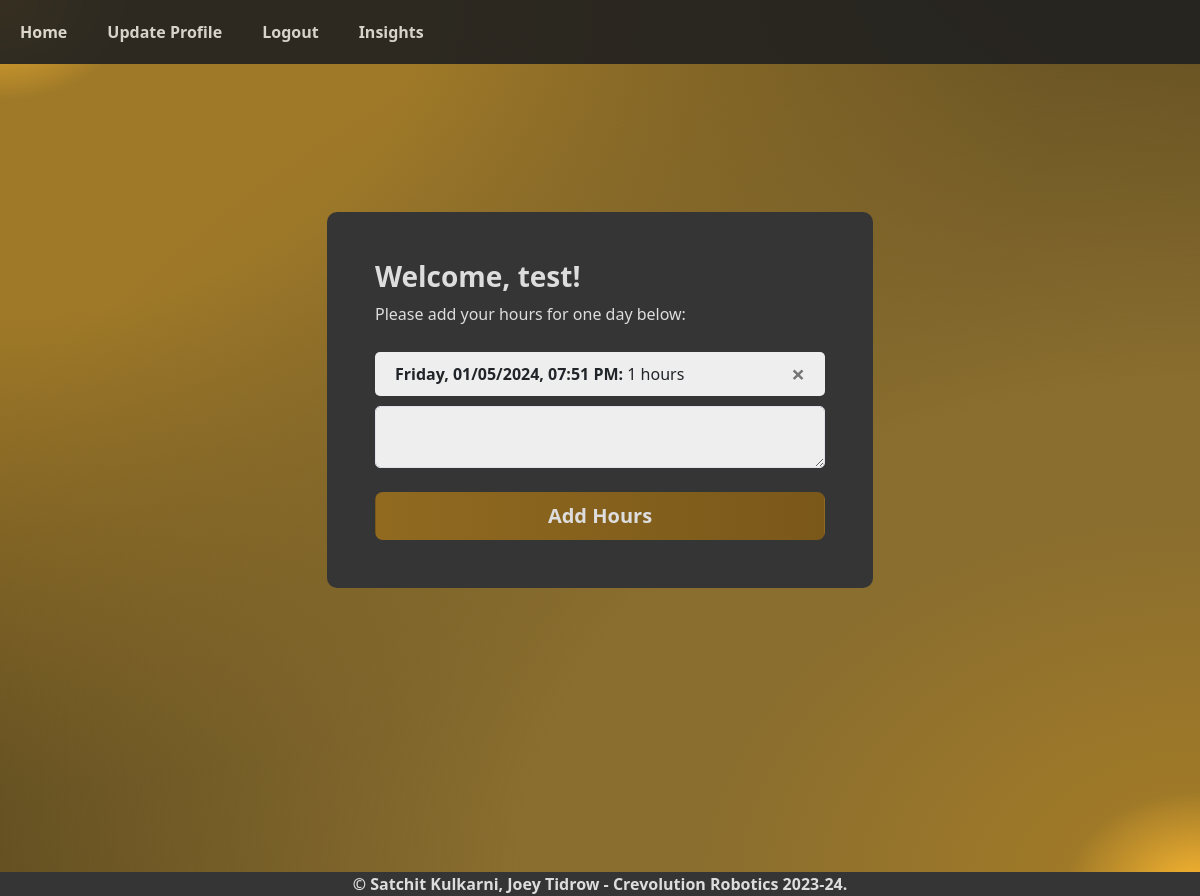
The app's page / (signed in) with its own data.
### website/models.py (models this page shows)
class User(db.Model, UserMixin):
    id = db.Column(db.Integer, primary_key=True)
    email = db.Column(db.String(250), unique=True)
    password = db.Column(db.String(250))
    fullName = db.Column(db.String(250))
    total = db.Column(db.Float)
    hours = db.relationship('Hours')

class Hours(db.Model):
    id = db.Column(db.Integer, primary_key=True)
    data = db.Column(db.Float)
    date = db.Column(db.DateTime(timezone=True), default=lambda:datetime.now(pytz.timezone('America/New_York')), unique=True)
    user_id = db.Column(db.Integer, db.ForeignKey('user.id'))

### website/views.py (the view, shortened to what this page needs)
@views.route('/', methods=['GET', 'POST'])
@login_required
def home():
    return render_template("home.html", user=current_user)

### website/__init__.py (called while the page is built)
def create_app():
    app = Flask(__name__)
    app.config['SECRET_KEY'] = 'Joey Tidrow is a big nerd'
    app.config['SQLALCHEMY_DATABASE_URI'] = f'sqlite:///{DB_NAME}'
    db.init_app(app)
    from .views import views
    from .auth import auth
    app.register_blueprint(views, url_prefix = '/')
    app.register_blueprint(auth, url_prefix = '/')
    from .models import User, Hours
    with app.app_context():
        db.create_all()
    login_manager = LoginManager()
    login_manager.login_view = 'auth.login'
    login_manager.init_app(app)
    @login_manager.user_loader
    def load_user(id):
        return User.query.get(int(id))
    return app

### website/templates/home.html
{% extends "base.html" %}
{% block title %}Home{% endblock %} {% block content %}
<section class="vh-100 bg-image z-0">
  <div class="mask d-flex align-items-center h-100 z-0">
    <div class="container h-100 z-0">
      <div
        class="row d-flex justify-content-center align-items-center h-100 z-0">
        <div class="col-12 col-md-9 col-lg-7 col-xl-6 z-0">
          <div class="card z-0" style="border-radius: 15px;">
            <div class="card-body p-5 logincss z-0">
              <h3><b>Welcome, {{user.fullName}}!</b></h3>
              <p>Please add your hours for one day below:</p>
              <div style="max-height:300px; overflow-y:auto;">
                <ul class="list-group list-group-flush" id="hours">
                  {% for hour in user.hours %}
                  <li class="list-group-item">
                    <b>{{hour.date.strftime('%A, %m/%d/%Y, %I:%M %p')}}:</b> {{
                    hour.data|int if hour.data % 1 == 0 else hour.data }} hours
                    <button type="button" class="close"
                      onClick="deleteHour('{{hour.id}}')">
                      <span aria-hidden="true">&times;</span>
                    </button>
                  </li>
                  {% endfor %}
                </ul>
              </div>
              <form method="POST">
                <textarea name="hour" id="hour" class="form-control"></textarea>
                <br />
                <div align="center">
                  <button type="submit"
                    class="btn btn-block btn-lg gradient-custom-4 "><b>Add
                      Hours</b></button>
                </div>
              </form>
            </div>
          </div>
        </div>
      </div>
    </div>
  </div>
</section>
{% endblock %}

### website/static/style.css (style rules this page uses)
.gradient-custom-3 { background: #916a20; background: radial-gradient(ellipse farthest-corner at right bottom, #FDB931 0%, #9f7928 8%, #8A6E2F 30%, #8A6E2F 40%, transparent 80%), radial-gradient(ellipse farthest-corner at left top, #FDB931 0%, #9f7928 8%, #9f7928 25%, #5d4a1f 62.5%, #4b3c19 100%); }
.gradient-custom-4 { background: #b28228; color: #dddddd; background: linear-gradient(to left, #7a581a, #916a20) }
body { background: #353535; }
body { -ms-overflow-style: none; scrollbar-width: none; }
.logincss { color: #dddddd; background: #353535; border-radius: 10px; }
.card { border-width: 0px; border-radius: 10px; }
.list-group-item { background: #eeeeee; border-width: 1px; border-radius: 10px; margin: 10px 0 10px 0; padding: 10px 20px 10px 20px; }
.list-group-item:last-child { border-radius: 5px; background-color: #eeeeee; }
.form-control { border-radius: 5px; background-color: #eeeeee; }

### records on screen
User: fullName "test"
Hours: date "Friday, 01/05/2024, 07:51 PM", hour.data|intifhour.data%1==0elsehour.data "1"
